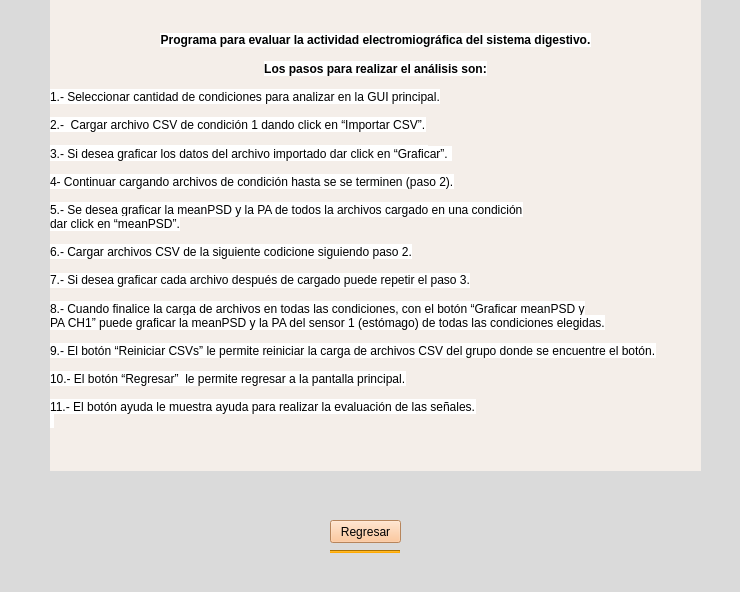
<?xml version="1.0" encoding="UTF-8"?>
<ui version="4.0">
 <class>ayuda</class>
 <widget class="QMainWindow" name="ayuda">
  <property name="geometry">
   <rect>
    <x>0</x>
    <y>0</y>
    <width>740</width>
    <height>592</height>
   </rect>
  </property>
  <property name="windowTitle">
   <string>MainWindow</string>
  </property>
  <property name="styleSheet">
   <string notr="true">background-color: rgb(218, 218, 218);</string>
  </property>
  <widget class="QWidget" name="centralwidget">
   <widget class="Line" name="line_19">
    <property name="geometry">
     <rect>
      <x>330</x>
      <y>550</y>
      <width>70</width>
      <height>3</height>
     </rect>
    </property>
    <property name="styleSheet">
     <string notr="true">background-color: rgb(255, 170, 0);</string>
    </property>
    <property name="orientation">
     <enum>Qt::Horizontal</enum>
    </property>
   </widget>
   <widget class="QPushButton" name="boton6_4">
    <property name="geometry">
     <rect>
      <x>330</x>
      <y>520</y>
      <width>71</width>
      <height>23</height>
     </rect>
    </property>
    <property name="styleSheet">
     <string notr="true">background-color: rgb(255, 186, 129);</string>
    </property>
    <property name="text">
     <string>Regresar</string>
    </property>
   </widget>
   <widget class="QLabel" name="label_7">
    <property name="geometry">
     <rect>
      <x>50</x>
      <y>-10</y>
      <width>651</width>
      <height>481</height>
     </rect>
    </property>
    <property name="styleSheet">
     <string notr="true">background-color: rgb(255, 245, 166);
font: 9pt &quot;MS Shell Dlg 2&quot;;
background-color: rgb(244, 238, 233);</string>
    </property>
    <property name="text">
     <string>&lt;!DOCTYPE HTML PUBLIC &quot;-//W3C//DTD HTML 4.0//EN&quot; &quot;http://www.w3.org/TR/REC-html40/strict.dtd&quot;&gt;
&lt;html&gt;&lt;head&gt;&lt;meta name=&quot;qrichtext&quot; content=&quot;1&quot; /&gt;&lt;style type=&quot;text/css&quot;&gt;
p, li { white-space: pre-wrap; }
&lt;/style&gt;&lt;/head&gt;&lt;body style=&quot; font-family:'MS Shell Dlg 2'; font-size:9pt; font-weight:400; font-style:normal;&quot;&gt;
&lt;p align=&quot;center&quot; style=&quot; margin-top:0px; margin-bottom:0px; margin-left:0px; margin-right:0px; -qt-block-indent:0; text-indent:0px; line-height:1.8%;&quot;&gt;&lt;span style=&quot; font-family:'Arial'; font-weight:600; color:#000000; background-color:#ffffff;&quot;&gt;Programa para evaluar la actividad electromiográfica del sistema digestivo.&lt;/span&gt;&lt;/p&gt;
&lt;p align=&quot;center&quot; style=&quot;-qt-paragraph-type:empty; margin-top:0px; margin-bottom:0px; margin-left:0px; margin-right:0px; -qt-block-indent:0; text-indent:0px; line-height:1.8%; font-family:'Arial'; font-weight:600; color:#000000;&quot;&gt;&lt;br /&gt;&lt;/p&gt;
&lt;p align=&quot;center&quot; style=&quot;-qt-paragraph-type:empty; margin-top:0px; margin-bottom:0px; margin-left:0px; margin-right:0px; -qt-block-indent:0; text-indent:0px; line-height:1.8%; font-family:'Arial'; font-weight:600; color:#000000;&quot;&gt;&lt;br /&gt;&lt;/p&gt;
&lt;p align=&quot;center&quot; style=&quot; margin-top:0px; margin-bottom:0px; margin-left:0px; margin-right:0px; -qt-block-indent:0; text-indent:0px;&quot;&gt;&lt;span style=&quot; font-family:'Arial'; font-weight:600; color:#000000; background-color:#ffffff;&quot;&gt;&lt;br /&gt;&lt;/span&gt;&lt;/p&gt;
&lt;p align=&quot;center&quot; style=&quot; margin-top:0px; margin-bottom:0px; margin-left:0px; margin-right:0px; -qt-block-indent:0; text-indent:0px;&quot;&gt;&lt;span style=&quot; font-family:'Arial'; font-weight:600; color:#000000; background-color:#ffffff;&quot;&gt;Los pasos para realizar el análisis son:&lt;/span&gt;&lt;/p&gt;
&lt;p align=&quot;justify&quot; style=&quot;-qt-paragraph-type:empty; margin-top:0px; margin-bottom:0px; margin-left:0px; margin-right:0px; -qt-block-indent:0; text-indent:0px; font-family:'Arial'; font-weight:600; color:#000000;&quot;&gt;&lt;br /&gt;&lt;/p&gt;
&lt;p align=&quot;justify&quot; style=&quot; margin-top:0px; margin-bottom:0px; margin-left:0px; margin-right:0px; -qt-block-indent:0; text-indent:0px;&quot;&gt;&lt;span style=&quot; font-family:'Arial'; color:#000000; background-color:#ffffff;&quot;&gt;1.- Seleccionar cantidad de condiciones para analizar en la GUI principal.&lt;/span&gt;&lt;/p&gt;
&lt;p align=&quot;justify&quot; style=&quot;-qt-paragraph-type:empty; margin-top:0px; margin-bottom:0px; margin-left:0px; margin-right:0px; -qt-block-indent:0; text-indent:0px; font-family:'Arial'; color:#000000;&quot;&gt;&lt;br /&gt;&lt;/p&gt;
&lt;p align=&quot;justify&quot; style=&quot; margin-top:0px; margin-bottom:0px; margin-left:0px; margin-right:0px; -qt-block-indent:0; text-indent:0px;&quot;&gt;&lt;span style=&quot; font-family:'Arial'; color:#000000; background-color:#ffffff;&quot;&gt;2.-  Cargar archivo CSV de condición 1 dando click en “Importar CSV”.&lt;/span&gt;&lt;/p&gt;
&lt;p align=&quot;justify&quot; style=&quot;-qt-paragraph-type:empty; margin-top:0px; margin-bottom:0px; margin-left:0px; margin-right:0px; -qt-block-indent:0; text-indent:0px; font-family:'Arial'; color:#000000;&quot;&gt;&lt;br /&gt;&lt;/p&gt;
&lt;p align=&quot;justify&quot; style=&quot; margin-top:0px; margin-bottom:0px; margin-left:0px; margin-right:0px; -qt-block-indent:0; text-indent:0px; line-height:1.8%;&quot;&gt;&lt;span style=&quot; font-family:'Arial'; color:#000000; background-color:#ffffff;&quot;&gt;2.- Cargar archivos CSV de condición 1 dando click en “Importar CSV”.&lt;/span&gt;&lt;/p&gt;
&lt;p align=&quot;justify&quot; style=&quot;-qt-paragraph-type:empty; margin-top:0px; margin-bottom:0px; margin-left:0px; margin-right:0px; -qt-block-indent:0; text-indent:0px; line-height:1.8%; font-family:'Arial'; color:#000000;&quot;&gt;&lt;br /&gt;&lt;/p&gt;
&lt;p align=&quot;justify&quot; style=&quot;-qt-paragraph-type:empty; margin-top:0px; margin-bottom:0px; margin-left:0px; margin-right:0px; -qt-block-indent:0; text-indent:0px; line-height:1.8%; font-family:'Arial'; color:#000000;&quot;&gt;&lt;br /&gt;&lt;/p&gt;
&lt;p align=&quot;justify&quot; style=&quot; margin-top:0px; margin-bottom:0px; margin-left:0px; margin-right:0px; -qt-block-indent:0; text-indent:0px; line-height:1.8%;&quot;&gt;&lt;span style=&quot; font-family:'Arial'; color:#000000; background-color:#ffffff;&quot;&gt;3.- Si desea graficar los datos del archivo importado dar click en “Graficar”. &lt;/span&gt;&lt;/p&gt;
&lt;p align=&quot;justify&quot; style=&quot; margin-top:0px; margin-bottom:0px; margin-left:0px; margin-right:0px; -qt-block-indent:0; text-indent:0px;&quot;&gt;&lt;span style=&quot; font-family:'Arial'; color:#000000; background-color:#ffffff;&quot;&gt;&lt;br /&gt;&lt;/span&gt;&lt;/p&gt;
&lt;p align=&quot;justify&quot; style=&quot; margin-top:0px; margin-bottom:0px; margin-left:0px; margin-right:0px; -qt-block-indent:0; text-indent:0px;&quot;&gt;&lt;span style=&quot; font-family:'Arial'; color:#000000; background-color:#ffffff;&quot;&gt;4- Continuar cargando archivos de condición hasta se se terminen (paso 2).&lt;/span&gt;&lt;/p&gt;
&lt;p align=&quot;justify&quot; style=&quot;-qt-paragraph-type:empty; margin-top:0px; margin-bottom:0px; margin-left:0px; margin-right:0px; -qt-block-indent:0; text-indent:0px; font-family:'Arial'; color:#000000;&quot;&gt;&lt;br /&gt;&lt;/p&gt;
&lt;p align=&quot;justify&quot; style=&quot; margin-top:0px; margin-bottom:0px; margin-left:0px; margin-right:0px; -qt-block-indent:0; text-indent:0px;&quot;&gt;&lt;span style=&quot; font-family:'Arial'; color:#000000; background-color:#ffffff;&quot;&gt;5.- Se desea graficar la meanPSD y la PA de todos la archivos cargado en una condición&lt;/span&gt;&lt;/p&gt;
&lt;p align=&quot;justify&quot; style=&quot; margin-top:0px; margin-bottom:0px; margin-left:0px; margin-right:0px; -qt-block-indent:0; text-indent:0px;&quot;&gt;&lt;span style=&quot; font-family:'Arial'; color:#000000; background-color:#ffffff;&quot;&gt;dar click en “meanPSD”.&lt;/span&gt;&lt;/p&gt;
&lt;p align=&quot;justify&quot; style=&quot;-qt-paragraph-type:empty; margin-top:0px; margin-bottom:0px; margin-left:0px; margin-right:0px; -qt-block-indent:0; text-indent:0px; font-family:'Arial'; color:#000000;&quot;&gt;&lt;br /&gt;&lt;/p&gt;
&lt;p style=&quot; margin-top:0px; margin-bottom:0px; margin-left:0px; margin-right:0px; -qt-block-indent:0; text-indent:0px;&quot;&gt;&lt;span style=&quot; font-family:'Arial'; color:#000000; background-color:#ffffff;&quot;&gt;6.- Cargar archivos CSV de la siguiente codicione siguiendo paso 2.&lt;/span&gt;&lt;/p&gt;
&lt;p style=&quot;-qt-paragraph-type:empty; margin-top:0px; margin-bottom:0px; margin-left:0px; margin-right:0px; -qt-block-indent:0; text-indent:0px; font-family:'Arial'; color:#000000;&quot;&gt;&lt;br /&gt;&lt;/p&gt;
&lt;p style=&quot;-qt-paragraph-type:empty; margin-top:0px; margin-bottom:0px; margin-left:0px; margin-right:0px; -qt-block-indent:0; text-indent:0px; line-height:1.8%; font-family:'Arial'; color:#000000;&quot;&gt;&lt;br /&gt;&lt;/p&gt;
&lt;p style=&quot;-qt-paragraph-type:empty; margin-top:0px; margin-bottom:0px; margin-left:0px; margin-right:0px; -qt-block-indent:0; text-indent:0px; line-height:1.8%; font-family:'Arial'; color:#000000;&quot;&gt;&lt;br /&gt;&lt;/p&gt;
&lt;p style=&quot; margin-top:0px; margin-bottom:0px; margin-left:0px; margin-right:0px; -qt-block-indent:0; text-indent:0px; line-height:1.8%;&quot;&gt;&lt;span style=&quot; font-family:'Arial'; color:#000000; background-color:#ffffff;&quot;&gt;7.- Si desea graficar cada archivo después de cargado puede repetir el paso 3.&lt;/span&gt;&lt;/p&gt;
&lt;p style=&quot;-qt-paragraph-type:empty; margin-top:0px; margin-bottom:0px; margin-left:0px; margin-right:0px; -qt-block-indent:0; text-indent:0px; font-family:'Arial'; color:#000000;&quot;&gt;&lt;br /&gt;&lt;/p&gt;
&lt;p style=&quot;-qt-paragraph-type:empty; margin-top:0px; margin-bottom:0px; margin-left:0px; margin-right:0px; -qt-block-indent:0; text-indent:0px; font-family:'Arial'; color:#000000;&quot;&gt;&lt;br /&gt;&lt;/p&gt;
&lt;p style=&quot; margin-top:0px; margin-bottom:0px; margin-left:0px; margin-right:0px; -qt-block-indent:0; text-indent:0px;&quot;&gt;&lt;span style=&quot; font-family:'Arial'; color:#000000; background-color:#ffffff;&quot;&gt;8.- Cuando finalice la carga de archivos en todas las condiciones, con el botón “Graficar meanPSD y&lt;/span&gt;&lt;/p&gt;
&lt;p style=&quot; margin-top:0px; margin-bottom:0px; margin-left:0px; margin-right:0px; -qt-block-indent:0; text-indent:0px;&quot;&gt;&lt;span style=&quot; font-family:'Arial'; color:#000000; background-color:#ffffff;&quot;&gt;PA CH1” puede graficar la meanPSD y la PA del sensor 1 (estómago) de todas las condiciones elegidas.&lt;/span&gt;&lt;/p&gt;
&lt;p style=&quot;-qt-paragraph-type:empty; margin-top:0px; margin-bottom:0px; margin-left:0px; margin-right:0px; -qt-block-indent:0; text-indent:0px; font-family:'Arial'; color:#000000;&quot;&gt;&lt;br /&gt;&lt;/p&gt;
&lt;p style=&quot; margin-top:0px; margin-bottom:0px; margin-left:0px; margin-right:0px; -qt-block-indent:0; text-indent:0px;&quot;&gt;&lt;span style=&quot; font-family:'Arial'; color:#000000; background-color:#ffffff;&quot;&gt;9.- El botón “Reiniciar CSVs” le permite reiniciar la carga de archivos CSV del grupo donde se encuentre el botón.&lt;/span&gt;&lt;/p&gt;
&lt;p style=&quot;-qt-paragraph-type:empty; margin-top:0px; margin-bottom:0px; margin-left:0px; margin-right:0px; -qt-block-indent:0; text-indent:0px; font-family:'Arial'; color:#000000;&quot;&gt;&lt;br /&gt;&lt;/p&gt;
&lt;p style=&quot; margin-top:0px; margin-bottom:0px; margin-left:0px; margin-right:0px; -qt-block-indent:0; text-indent:0px;&quot;&gt;&lt;span style=&quot; font-family:'Arial'; color:#000000; background-color:#ffffff;&quot;&gt;10.- El botón “Regresar”  le permite regresar a la pantalla principal.&lt;/span&gt;&lt;/p&gt;
&lt;p style=&quot;-qt-paragraph-type:empty; margin-top:0px; margin-bottom:0px; margin-left:0px; margin-right:0px; -qt-block-indent:0; text-indent:0px; font-family:'Arial'; color:#000000;&quot;&gt;&lt;br /&gt;&lt;/p&gt;
&lt;p style=&quot; margin-top:0px; margin-bottom:0px; margin-left:0px; margin-right:0px; -qt-block-indent:0; text-indent:0px;&quot;&gt;&lt;span style=&quot; font-family:'Arial'; color:#000000; background-color:#ffffff;&quot;&gt;11.- El botón ayuda le muestra ayuda para realizar la evaluación de las señales.&lt;/span&gt;&lt;/p&gt;
&lt;p style=&quot; margin-top:0px; margin-bottom:0px; margin-left:0px; margin-right:0px; -qt-block-indent:0; text-indent:0px;&quot;&gt;&lt;span style=&quot; font-family:'Arial'; color:#000000; background-color:#ffffff;&quot;&gt; &lt;/span&gt;&lt;/p&gt;&lt;/body&gt;&lt;/html&gt;</string>
    </property>
   </widget>
  </widget>
  <widget class="QMenuBar" name="menubar">
   <property name="geometry">
    <rect>
     <x>0</x>
     <y>0</y>
     <width>740</width>
     <height>21</height>
    </rect>
   </property>
  </widget>
  <widget class="QStatusBar" name="statusbar"/>
 </widget>
 <resources/>
 <connections/>
</ui>
